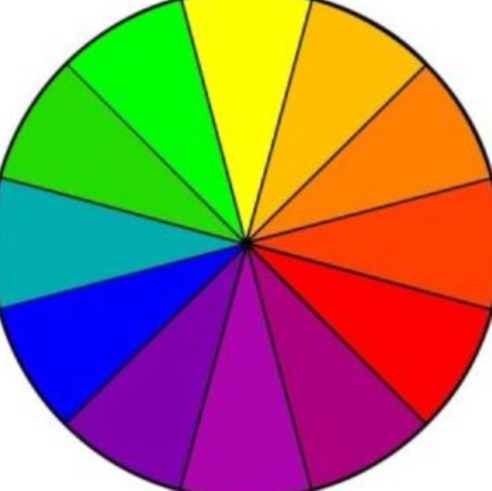
#> input picture cv3/mm_3.PNG, 983 x 981 px (shown at 1/2 size)
$ python cv_3.py
#> lines starting #> are read from the running program, lines starting #| are printed output that depends on the picture
import numpy as np
import cv2 as cv

from matplotlib import pyplot as plt
BLUE=[255,0,0]

img = cv.imread('mm_3.PNG')
#> img is the input picture: shape (981, 983, 3); mean B, G, R 103.5, 125.8, 158

#100,100,100,100:对应top,bottom,left,right
#重复最边上的元素：aaa|abcdefgh|hhhh
replicate = cv.copyMakeBorder(img,100,100,100,100,cv.BORDER_REPLICATE)
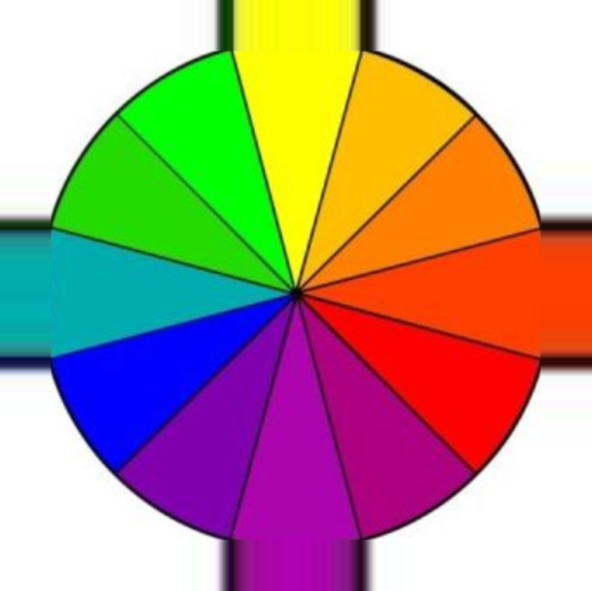
#> replicate: shape (1181, 1183, 3) (shown at 1/2 size); mean B, G, R 134.6, 152.6, 177.8

#边界元素的镜像：7654|4567|7654
reflect = cv.copyMakeBorder(img,100,100,100,100,cv.BORDER_REFLECT)
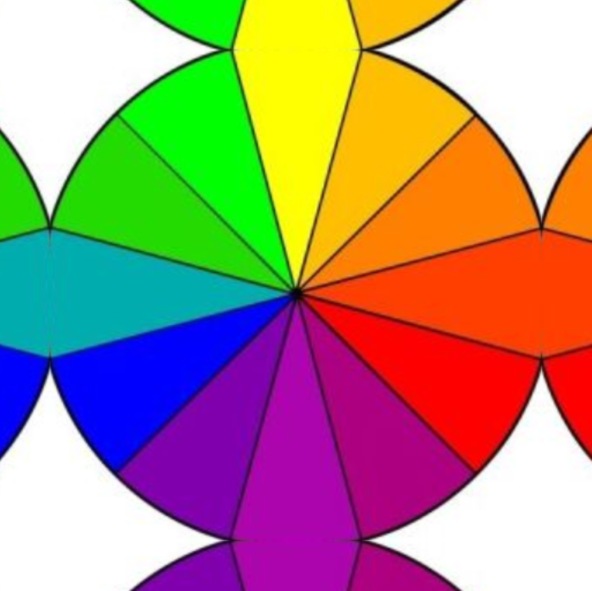
#> reflect: shape (1181, 1183, 3) (shown at 1/2 size); mean B, G, R 123.8, 143.5, 171.2

#边界元素的镜像*没有最边缘上的）：765|4567|654
reflect101 = cv.copyMakeBorder(img,100,100,100,100,cv.BORDER_REFLECT_101)

#平移后连接：cdefgh|abcdefgh|abcdefg
wrap = cv.copyMakeBorder(img,100,100,100,100,cv.BORDER_WRAP)
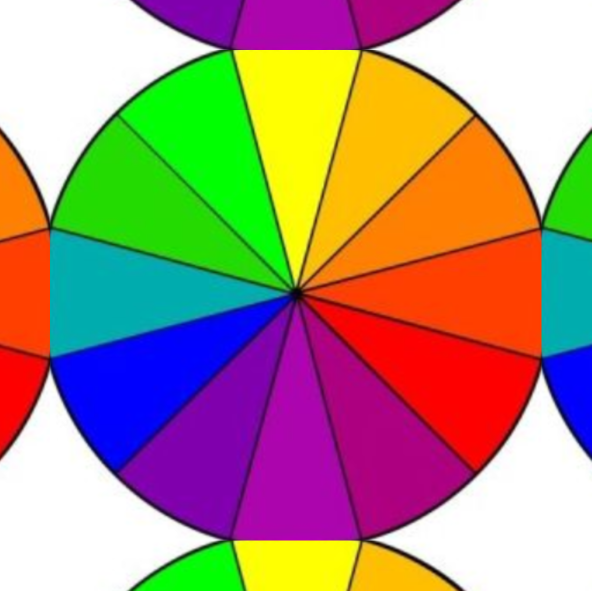
#> wrap: shape (1181, 1183, 3) (shown at 1/2 size); mean B, G, R 123.8, 143.5, 171.2


#添加常数值参数，还需要一个参数[B，G，R]
constant = cv.copyMakeBorder(img,100,100,100,100,cv.BORDER_CONSTANT,value = BLUE)
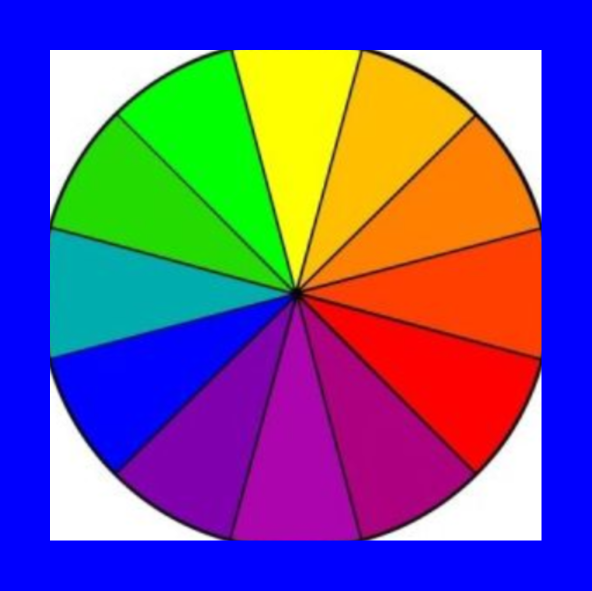
#> constant: shape (1181, 1183, 3) (shown at 1/2 size); mean B, G, R 150.4, 86.9, 109.1

plt.subplot(231),plt.imshow(img,'gray'),plt.title('ORIGINAL')
plt.subplot(232),plt.imshow(replicate,'gray'),plt.title('REPLICATE')
plt.subplot(233),plt.imshow(reflect,'gray'),plt.title('REFLECT')
plt.subplot(234),plt.imshow(reflect101,'gray'),plt.title('REFLECT_101')
plt.subplot(235),plt.imshow(wrap,'gray'),plt.title('WARP')
plt.subplot(236),plt.imshow(constant,'gray'),plt.title('CONSTANT')

plt.show()
#> figure, not shown here; B, G, R data is drawn as R, G, B

$ run again, with cv3/mm_2.PNG copied over cv3/mm_3.PNG
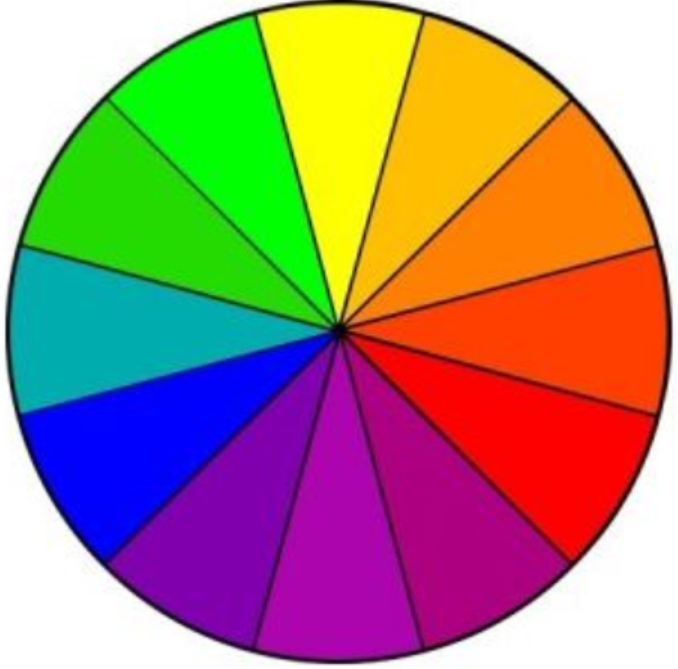
#> input picture cv3/mm_2.PNG, 678 x 669 px
#> img is the input picture: shape (669, 678, 3); mean B, G, R 116.2, 136.6, 165.7
#> `wrap = cv.copyMakeBorder(img,100,100,100,100,cv.BORDER_WRAP)`:
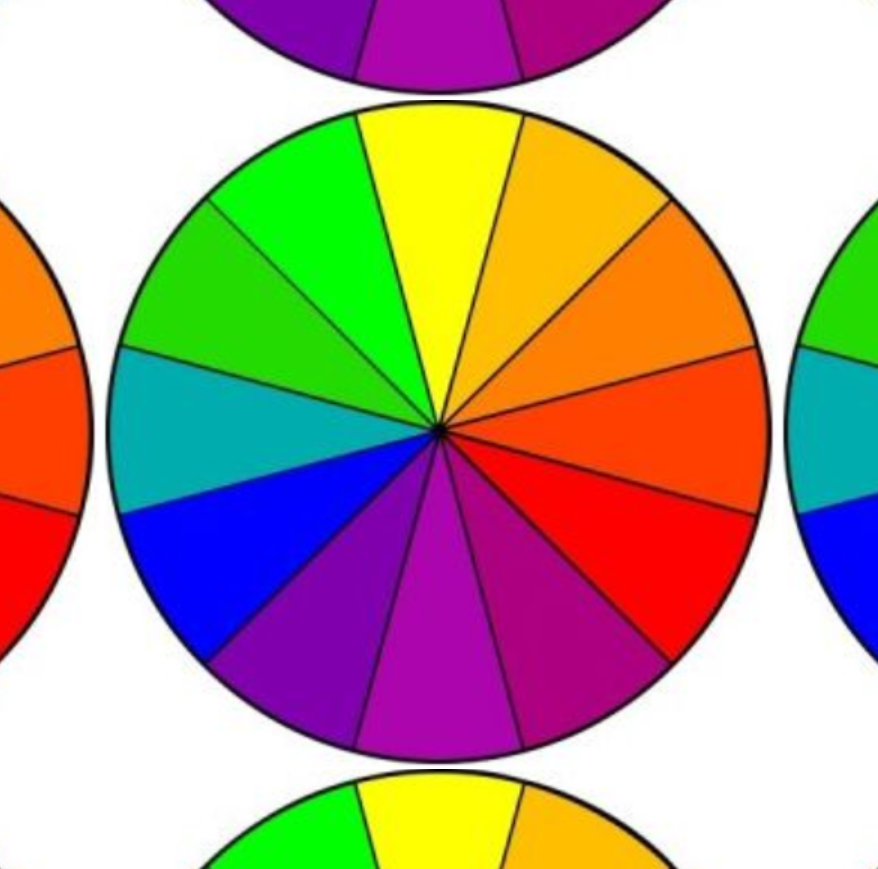
#> wrap: shape (869, 878, 3); mean B, G, R 142.7, 159.8, 182.8
#> `constant = cv.copyMakeBorder(img,100,100,100,100,cv.BORDER_CONSTANT,va..`:
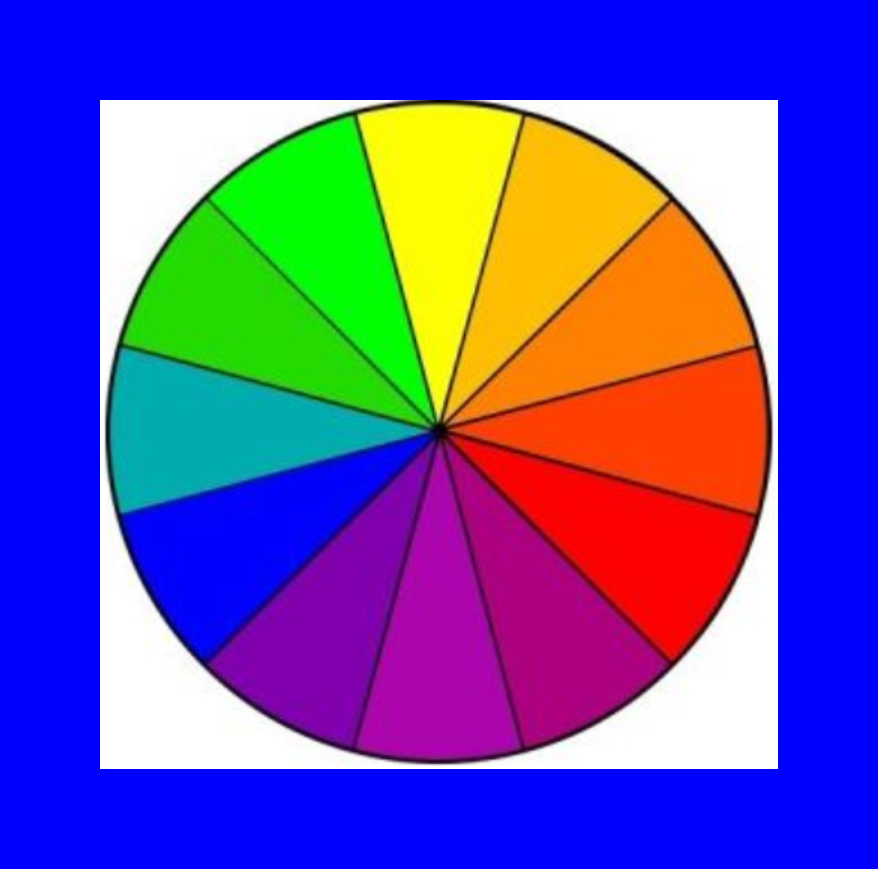
#> constant: shape (869, 878, 3); mean B, G, R 172.5, 81.2, 98.5
